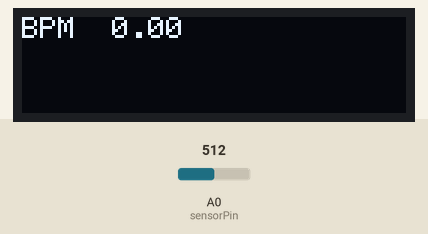
A sketch run on a simulated Arduino Uno, built with avr-gcc and run on an emulated ATmega328P. Parts: 128×32 one-colour display. The test bench sets the inputs (shaded band); at power-on: A0 (sensorPin) = 512. The display library's start-up logo is not drawn; what the sketch prints to the serial monitor is not drawn.

Above: at 1.2 s.
1.3 s: A0 (sensorPin) set to 716
At 1.61 s:
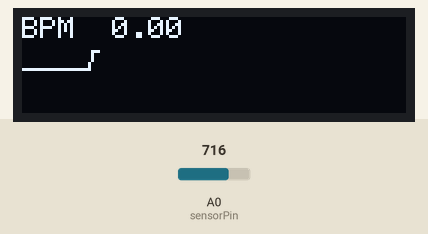
2.9 s: A0 (sensorPin) set to 900
At 3.29 s:
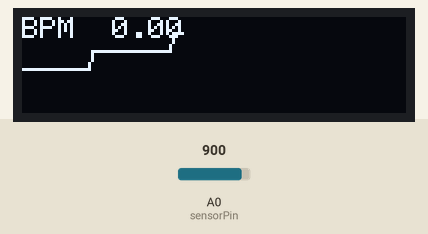
4.6 s: A0 (sensorPin) set to 1023
At 4.84 s:
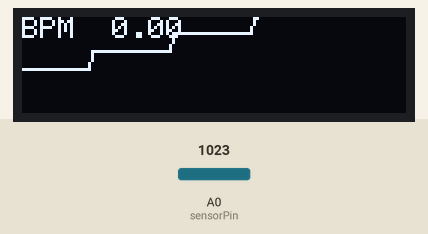
Timing chart, 0 to 7.6 s (numbered marks = the images above; inputs shaded):
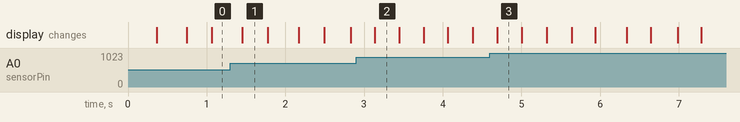

The sketch:

Progetto_ElettronicaBiomedica2_PeakDetection.ino
```cpp
//Inclusione Librerie Utilizzate
#include <CircularBuffer.h>                                                            //includiamo la libreria dei buffer circolari per permetterci di salv are i dati
#include <Wire.h>
#include <Adafruit_GFX.h>                                                              //librerie utili all'inizializzazione del display oled
#include <Adafruit_SSD1306.h>


//Inizializzazioni delle variabili utili alla visualizzazione sul display OLED
#define SCREEN_WIDTH 128                                                               //ampiezza display oled in pixels
#define SCREEN_HEIGHT 32                                                               //altezza display oled in pixels
#define OLED_RESET     4                                                               //pin di reset del display oled
Adafruit_SSD1306 display(SCREEN_WIDTH, SCREEN_HEIGHT, &Wire, OLED_RESET);
const int WIDTH = 128;
const int HEIGHT = 32;
const int LENGTH = WIDTH;
int x;                                                                                 //variabile d'appoggio per popolare lo schermo oled in altezza
int y[LENGTH];                                                                         //variabile d'appoggio per popolare lo schermo oled in lunghezza


void clearY(){                                                                         //void che ci permette di ripulire lo schermo dopo il riempimento
  for (int i = 0; i < LENGTH; i++){
    y[i] = -1;
  }
}


void drawY(){                                                                          //void che ci permette di scrivere lo schermo oled durante il suo riempimento
  display.drawPixel(0, y[0], WHITE);
  for (int i = 1; i < LENGTH; i++){
    if (y[i] != -1){
      display.drawLine(i - 1, y[i - 1], i, y[i], WHITE);
    }else{
      break;
    }
  }
}


//Inizializzazioni Variabili Sensore AD8232
int sensorPin = A0;                                                                    //pin output sensore AD8232
volatile int sensorValue = 0;                                                          //variabile in cui allocare output sensore AD8232


//Variabili Filtri (Passa Basso 15 Hz e Passa Alto 5 Hz)
float EMA_a_low = 0.6607;                                                              //coefficiente alpha del filtro passa-basso
float EMA_a_high = 0.4143;                                                             //coefficiente alpha del filtro passa-alto
int EMA_S_low = 0;                                                                     //inizializza il segnale filtrato per il Passa Basso
int EMA_S_high = 0;                                                                    //inizializza il segnale filtrato per il Passa Alto
int highpass = 0;                                                                      //variabile in cui allocare output filtrato con filtro passa-alto
int bandpass = 0;                                                                      //variabile in cui allocare output filtrato con filtro passa-banda


//Varibaili Filtro Derivativo e Quadratura
float deriv = {0.0};                                                                   //uscita del filtro derivativo
int t_start = 0;                                                                       //variabile d'appoggio per salvare l'istante temporale corrente per calcolare la derivata
int t_previous = 0;                                                                    //variabile d'appoggio per salvare l'istante temporale precedente per calcolare la derivata
float interval = 0;                                                                    //delta t per il filtro
float previous_value = 0;                                                              //variabile d'appoggio per aggiornare il valore dopo il calcolo della derivata
float quadratic = 0;                                                                   //variabile di appoggio per la quadratura


//Variabili Filtro a Media Mobile
const int  FC = 2*10^3;                                                                //frequenza di campionamento stimata tramite calcolo
const int N_AVG = floor(FC/10);                                                        //prendiamo la FC/10 per avere un numero di campioni tali da coprire 100 ms, durata della finestra QRS
CircularBuffer<int, N_AVG> buffer_mediamobile;                                         //inizializziamo il buffer circolare per l'applicazione del filtro a media mobile
boolean isFull_mediamobile = false;                                                    //inizializzazione variabile booleana per il controllo del riempimento del buffer_mediamobile


//Variabili Sogliatura
const int  larghezza_buffer = 2*FC;                                                    //inizializzazione ampiezza del buffer su cui trovare la soglia adattiva
boolean isFull_sogliatura = false;                                                     //inizializzazione variabile booleana per il controllo del riempimento del buffer_sogliatura
CircularBuffer<int, larghezza_buffer> buffer_sogliatura;                               //inizializziamo il buffer circolare per trovare la soglia adattiva
float peakTime = 0;                                                                    //inizializziamo la variabile d'appoggio per salvare il picco trovato
const int tempo_refreshthreshold = 1500;                                               //inizializziamo il tempo di refresh, cioè 1500[ms] se non troviamo un picco in quel tempo allora la soglia si adatta
const int tempo_refrattario = 250;                                                     //inizializziamo il periodo refrattario in cui non ci può essere un altro picco R, cioè 250[ms]
boolean isThresholdInit = false;                                                       //inizializzazione variabile booleana per il controllo della soglia
float sig_level;                                                                       //variabile d'appoggio per stabilire il livello del segnale da considerare
float noise_level;                                                                     //variabile d'appoggio per stabilire il livello del rumore da evitare
float threshold;                                                                       //variabile d'appoggio per aggiornare la soglia


//Inizializzazioni Variabili Rilevazione Picco
boolean isFull_RR = false;                                                             //inizializzazione variabile booleana per il controllo del riempimento del buffer_RR
unsigned long prevPeakTime;                                                            //inizializziamo la variabile d'appoggio per salvare il picco precedente trovato
unsigned long R_R;                                                                     //inizializziamo la variabile d'appoggio per salvare l'HRV, distanza temporale tra due picchi R
float bpm=0.0;                                                                         //inizializziamo la variabile d'appoggio per il calcolo del BPM


//Inizializzazioni Variabili Calcolo BPM medio
CircularBuffer<int, 5> buffer_avgbpm;                                                  //inizializziamo il buffer circolare per trovare il BPM medio
boolean isFull_avgbpm = false;                                                         //inizializzazione variabile booleana per il controllo del riempimento del buffer_avgbpm
float sum_avgbpm=0.0;                                                                  //inizializziamo la variabile d'appoggio per il calcolo del BPM medio
float avg_bpm=0.0;                                                                     //inizializziamo la variabile d'appoggio per il salvare il valore del BPM medio calcolato


//Variabili Calcolo Frequenza di Campionamento
//unsigned int tprimis;                                                                //variabile d'appoggio inizio tempo di processamento
//unsigned int tfinis;                                                                 //variabile d'appoggio di fine tempo di processamento
//unsigned int ttrans;                                                                 //variabile d'appoggio differenza tra i tempi di processamento per ricavare la frequenza di campionamento di Arduino


void setup(){

  Serial.begin(115200);                                                                //set-up Seriale 115200 bits/second

  EMA_S_low = analogRead(sensorPin);                                                   //set-up EMA_S_low per t=1
  EMA_S_high = analogRead(sensorPin);                                                  //set-up EMA_S_high per t=1
 if(!display.begin(SSD1306_SWITCHCAPVCC, 0x3C)){                                       //set-up display oled (Address 0x3C for 128x32)
    Serial.println(F("SSD1306 allocation failed"));
    for(;;);
  }
  display.display();
  display.clearDisplay();
  x = 0;                                                                               //impostiamo il display oled vuoto e partiamo da x=0 per il riempimento
  clearY();                                                                            //operazione per svuotare il display oled
}


//Loop Esecuzione
void loop(){                                                                           //inizio loop


//tprimis=micros();                                                                    //facciamo partire la stima della frequenza di campionamento

sensorValue = analogRead(sensorPin);                                                   //prelevo segnale ECG dal sensore AD8232
t_start = millis();                                                                    //tempo prelievo segnale

y[x] = map(sensorValue, 0, 1023, HEIGHT + 2, 0);                                       //mappiamo i valori del sensore sui valori del display oled
drawY();                                                                               //riempiamo il display con l'ecg prelevato dal sensore
x++;                                                                                   //riempiamo in lunghezza, lungo lo scorrere della x
  if (x >= WIDTH){                                                                     //se la x supera la lunghezza massima del display, svuota il display e riparti da x=0
  x=0;
  display.clearDisplay();
  clearY();
  }
display.display();
delay(10);


//sensorValue = analogRead(sensorPin);                                                   //prelevo segnale ECG dal sensore AD8232
//t_start = millis();                                                                    //tempo prelievo segnale


//Fase Filtraggio LP-HP del Segnale Prelevato dal Sensore
EMA_S_low = (EMA_a_low*sensorValue) + ((1-EMA_a_low)*EMA_S_low);                       //calcolo EMA_S_low per i vari istanti t del loop
EMA_S_high = (EMA_a_high*sensorValue) + ((1-EMA_a_high)*EMA_S_high);                   //calcolo EMA_S_high per i vari istanti t del loop
highpass = sensorValue - EMA_S_low;                                                    //trovo l'output del filtraggio passa-alto
bandpass = EMA_S_high - EMA_S_low;                                                     //trovo l'output del filtraggio passa-banda


//Filtraggio Derivativo
interval = t_start - t_previous;                                                       //calcolo delta t
t_previous = t_start;                                                                  //aggiornamento tempo
deriv = ( bandpass - previous_value ) / interval;                                      //implementazione filtro derivativo
previous_value = bandpass;                                                             //aggiornamento valore


//Quadratura
quadratic=deriv*deriv;                                                                 //trovo l'output del quadratore
isFull_mediamobile = not(buffer_mediamobile.unshift(quadratic));                       //aggiungiamo elemento e vediamo se buffer_mediamobile è pieno


//Filtraggio a Media Mobile
  if(isFull_mediamobile){                                                              //se isFull_mediamobile è pieno allora vuol dire che siamo pronti per inizializzare
  float integ_sig = 0;                                                                 //
    for (int i=0; i<N_AVG;i++){                                                        //
    integ_sig += buffer_mediamobile[i];                                                //
    }
  integ_sig = integ_sig/N_AVG;                                                         //
  isFull_sogliatura = not(buffer_sogliatura.unshift(integ_sig));                       //aggiungiamo elemento e vediamo se buffer_sogliatura è pieno
  float sincePeak = millis() - peakTime;                                               //sincePeak ci dice quanto tempo è passato dall'ultimo picco rilevato


//Soglia Adattiva
  if (isFull_sogliatura){                                                              //se isFull_sogliatura è pieno allora vuol dire che siamo pronti per inizializzare la soglia e quindi poi per rilevare i picchi
    if ((not(isThresholdInit)) || (sincePeak > tempo_refreshthreshold)){               //
    float noise_sig = 0;                                                               //facciamo la media sul segnale integrato
    float max_sig = 0;                                                                 //troviamo il massimo sul segnale integrato
      for (int i=0; i<larghezza_buffer;i++){                                           //
      noise_sig += buffer_sogliatura[i];                                               //
        if (buffer_sogliatura[i] > max_sig){                                           //
          max_sig = buffer_sogliatura[i];                                              //
        }
      }
    sig_level = max_sig;                                                               //
    noise_level = noise_sig/larghezza_buffer;                                          //
    threshold = noise_level + 0.25*(sig_level-noise_level);                            //
    isThresholdInit = true;                                                            //
    }
  if (isThresholdInit && sincePeak > tempo_refrattario){                               //se sono passati 250ms allora controlla il nuovo picco (controllo aggiuntivo)
    if (integ_sig > threshold){                                                        //se il segnale filtrato supera la soglia rileva il picco R, la soglia è adattiva e varia ad ogni ciclo cardiaco
    sig_level = 0.125*integ_sig + 7*0.125*sig_level;                                   //
    noise_level = 0.125*integ_sig + 7*0.125*noise_level;                               //
    threshold = noise_level + 0.25*(sig_level-noise_level);                            //la soglia si aggiorna sulla base dei valori riportati sul paper scritto da PanTompkins
    prevPeakTime = peakTime;                                                           //prevPeakTime si aggiorna ogni volta che trovo un nuovo picco
    peakTime = millis();                                                               //
    R_R = (peakTime - prevPeakTime);                                                   //calcolo l'HRV sulla base della distanza temporale tra il picco precedente e il picco corrente
    bpm=60000/R_R;                                                                     //formula per ricavare il valore del BPM
    //Serial.print(R_R);                                                               //se volessi stampare l'HRV solo quando trova il picco R
    //Serial.print("; ");


    isFull_avgbpm = not(buffer_avgbpm.unshift(bpm));                                   //aggiungiamo elemento e vediamo se buffer_sogliatura è pieno
      if (isFull_avgbpm){                                                              //se il buffer_avgbpm è pieno allora procedi con il calcolo del BPM medio
        for (int i=0; i<5;i++){
        sum_avgbpm += buffer_avgbpm[i];                                                //calcolo della somma dei BPM
        }
      sum_avgbpm=sum_avgbpm/5;                                                         //calcolo della media dei valori di BPM
      }
    }
  }
}


//Print Seriali e sul Display Oled
  Serial.println(sensorValue);                                                           //print seriale segnale
  //Serial.print("; ");
  //Serial.print(bandpass);                                                              //print seriale segnale filtarto con filtro passa banda
  //Serial.print("; ");
  //Serial.print(deriv);                                                                 //print seriale segnale derivato
  //Serial.print("; ");
  //Serial.print(quadratic);                                                             //print seriale segnale quadratico
  //Serial.print("; ");
  //Serial.print(integ_sig);                                                             //print seriale segnale integrato con finestra a media mobile
  //Serial.print("; ");
  //Serial.print(threshold);                                                             //print seriale della soglia adattiva
  //Serial.print("; ");
  //Serial.print(R_R);                                                                   //print seriale dell'HRV
  //Serial.print("; ");
  //Serial.print(bpm);                                                                   //print seriale del valore BPM
  //Serial.print("; ");
  //Serial.println(sum_avgbpm);                                                          //print seriale del valore BPM medio


  display.clearDisplay();                                                              //ripulisci il display
  display.setTextSize(1);                                                              //set-up dimensione testo
  display.setTextColor(WHITE);                                                         //set-up colore testo
  display.setCursor(0,0);                                                              //set-up cursore a 0
  display.println("BPM");                                                              //scritta fissa BPM
  display.setCursor(30,0);                                                             //set-up cursore a 30 lungo x
  display.println(sum_avgbpm);                                                         //print sul display del valore del BPM medio che varia
  display.display();
  delay(20);

  }
//tfinis=micros();                                                                     //da queste istruzioni mi ricavo infine il tempo di campionamento da cui ricavo la FC usata
//ttrans=tfinis-tprimis;
//Serial.println(ttrans);
//delay(20);
}                                                                                      //fine loop
```
